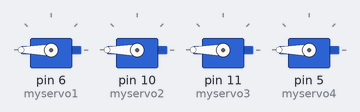
Bench run of a sketch on a simulated Arduino Uno, built with avr-gcc and run on an emulated ATmega328P. Parts: 4 × servo.

Above: at 0.1 s.
At 5.1 s:
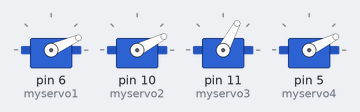
At 9.6 s:
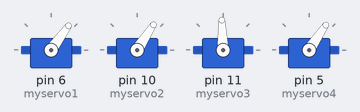
At 12.6 s:
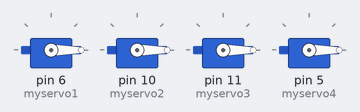
Timing chart, 0 to 14.1 s (numbered marks = the images above):
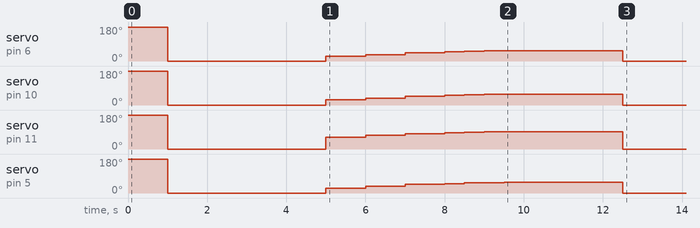

The sketch:

flight_test.ino
```cpp
/*
created by Damion Rosbrugh
This code arms four next level 30 amp ESC's
Then implements an 11 second test of the motors at
two speeds.
Additional code has been added to further explore
roll, pitch, and yaw tests.
*/

//myquad orientation
//  1  3
//  \-/
//  /-\
//  4  2

//c = throttle - roll + pitch + yaw
//d = throttle + roll + pitch - yaw
//b = throttle - roll - pitch - yaw
//a = throttle + roll - pitch + yaw

//CW motors    A,C
//CCW motors   D,B

      //     Front
    //       +1 pitch
  //        C   D
//-1 roll    \-/     +1 roll   right
      //     /-\
     //     B   A
     //      -1 pitch

#include <Servo.h>

Servo myservo1;  // create servo object to control a servo
Servo myservo2;  // create servo object to control a servo
Servo myservo3;  // create servo object to control a servo
Servo myservo4;  // create servo object to control a servo

int motor1power, motor3power; // Motors on the X axis
int motor2power, motor4power; // Motors on the Y axis
int throttle = 0;    // throttle position
int rolloffset = 5;// change ths should make the drone move left and right
int pitchoffset = 7; //7changing this should make the drone move forward
int yawoffset = -8;//changing this should rotate the drone
int offset1 = 0;//15;

int offset2 = 7;//15;
int offset3 = 12;//25;

//Serial.begin(9600);
//Serial.println(50 + pitchoffset);

void setup() {
arm_esc();
delay(4000);
throttle=30;
flight();
delay(1000);
throttle=40;
flight();
delay(1000);

throttle=50;
flight();
delay(1000);

throttle=54;
flight();
delay(500);

throttle=57;
flight();
delay(500);

throttle=59;
flight();
delay(500);
throttle=60;
flight();
delay(3000);
powerdown();

}


void loop() {


}
```

liftoff_hover.ino
```cpp
void arm_esc(){
myservo1.attach(6);  // attaches the motor on pin 6 to the servo object
myservo2.attach(10);  // attaches the servo on pin 10 to the servo object
myservo3.attach(11);  // attaches the servo on pin 11 to the servo object
myservo4.attach(5);  // attaches the servo on pin 5 to the servo object


 //for (throttle = 0; throttle <= 180; throttle += 1) { // goes from 0 degrees to 180 degrees
    // in steps of 1 degree

 throttle=180;

    myservo1.write(throttle);              // tell servo to go to throttleition in variable 'throttle'
    myservo2.write(throttle);              // tell servo to go to throttleition in variable 'throttle'
    myservo3.write(throttle);              // tell servo to go to throttleition in variable 'throttle'
    myservo4.write(throttle);              // tell servo to go to throttleition in variable 'throttle'

    delay(1000);
throttle=0;
    myservo1.write(throttle);
    myservo2.write(throttle);
    myservo3.write(throttle);
    myservo4.write(throttle);

  }

void flight() {
/*
motor1power = throttle - rolloffset - pitchoffset + yawoffset;

motor2power = throttle + rolloffset + pitchoffset - yawoffset;

motor3power = throttle + rolloffset - pitchoffset + yawoffset;

motor4power = throttle - rolloffset + pitchoffset - yawoffset;
*/
motor1power = throttle + offset1 - rolloffset + pitchoffset + yawoffset;
motor4power = throttle - rolloffset - pitchoffset - yawoffset;

motor2power = throttle + offset2 + rolloffset - pitchoffset + yawoffset;
motor3power = throttle + offset3 + rolloffset + pitchoffset - yawoffset;


    myservo1.write(motor1power);              // tell servo to go to throttleition in variable 'throttle'
    myservo4.write(motor4power);              // tell servo to go to throttleition in variable 'throttle'
    myservo2.write(motor2power);              // tell servo to go to throttleition in variable 'throttle'
    myservo3.write(motor3power);              // tell servo to go to throttleition in variable 'throttle'

    }
void powerdown(){
      motor1power = 0;
    motor2power = 0;
    motor3power = 0;
    motor4power = 0;
    myservo1.write(motor1power);              // tell servo to throttle in variable 'throttle'
    myservo2.write(motor2power);              // tell servo to throttle in variable 'throttle'
    myservo3.write(motor3power);              // tell servo to throttle in variable 'throttle'
    myservo4.write(motor4power);              // tell servo to throttle in variable 'throttle'

  }
```

motors_ind.ino
```cpp
void flightleft() {
/*
motor1power = throttle - rolloffset - pitchoffset + yawoffset;

motor2power = throttle + rolloffset + pitchoffset - yawoffset;

motor3power = throttle + rolloffset - pitchoffset + yawoffset;

motor4power = throttle - rolloffset + pitchoffset - yawoffset;
*/
motor1power = throttle + offset1 - rolloffset + pitchoffset + yawoffset;
motor4power = throttle - rolloffset - pitchoffset - yawoffset;


    myservo1.write(motor1power);              // tell servo to go to throttleition in variable 'throttle'
    myservo4.write(motor4power);              // tell servo to go to throttleition in variable 'throttle'
}
void flightright(){
motor2power = throttle + offset2 + rolloffset - pitchoffset + yawoffset;
motor3power = throttle + offset3 + rolloffset + pitchoffset - yawoffset;

    myservo2.write(motor2power);              // tell servo to go to throttleition in variable 'throttle'
    myservo3.write(motor3power);              // tell servo to go to throttleition in variable 'throttle'

    }
```

Measured:
- by itself, servo on pin 6 (myservo1): ramps from 0° to 54° and jumps back, once every 11.5 s
- by itself, servo on pin 10 (myservo2): ramps from 0° to 57° and jumps back, once every 11.5 s
- by itself, servo on pin 11 (myservo3): ramps from 0° to 92° and jumps back, once every 11.5 s
- by itself, servo on pin 5 (myservo4): ramps from 0° to 56° and jumps back, once every 11.5 s
